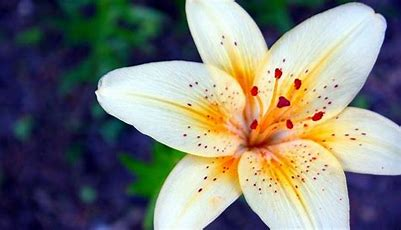
%> input picture image.jfif, 401 x 230 px
$ octave IVA_lab2_Mahalakshmi18.m   (GNU Octave 9; MATLAB toolbox functions it lacks are replaced by stand-ins)
%> lines starting %> are read from the running program, lines starting %| are printed output that depends on the picture
a=imread('image.jfif');
%> a is the input picture: size 230x401x3 uint8; mean R, G, B 125, 125.8, 120.5
imshow(a)
imtool(a);
imshow(a);
b=imcrop(a,[159,163,492-159 362-163]);
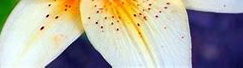
%> b: size 68x243x3 uint8; mean R, G, B 174.9, 171.2, 159.7
imshow(b)
c=imresize(a,0.5);
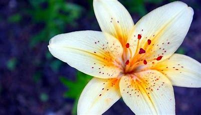
%> c: size 115x201x3 uint8; mean R, G, B 125, 125.8, 120.5
imshow(c)
d=imrotate(a,75);
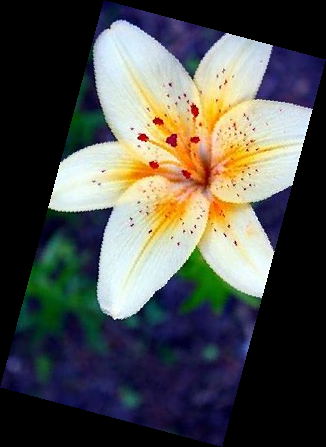
%> d: size 447x326x3 uint8; mean R, G, B 79.1, 79.6, 76.2
imshow(d)
subplot(2,2,1),imshow(a);
subplot(2,2,2),imshow(b);
subplot(2,2,3),imshow(c);
subplot(2,2,4),imshow(d);
imwrite(d,'target.png','png')
